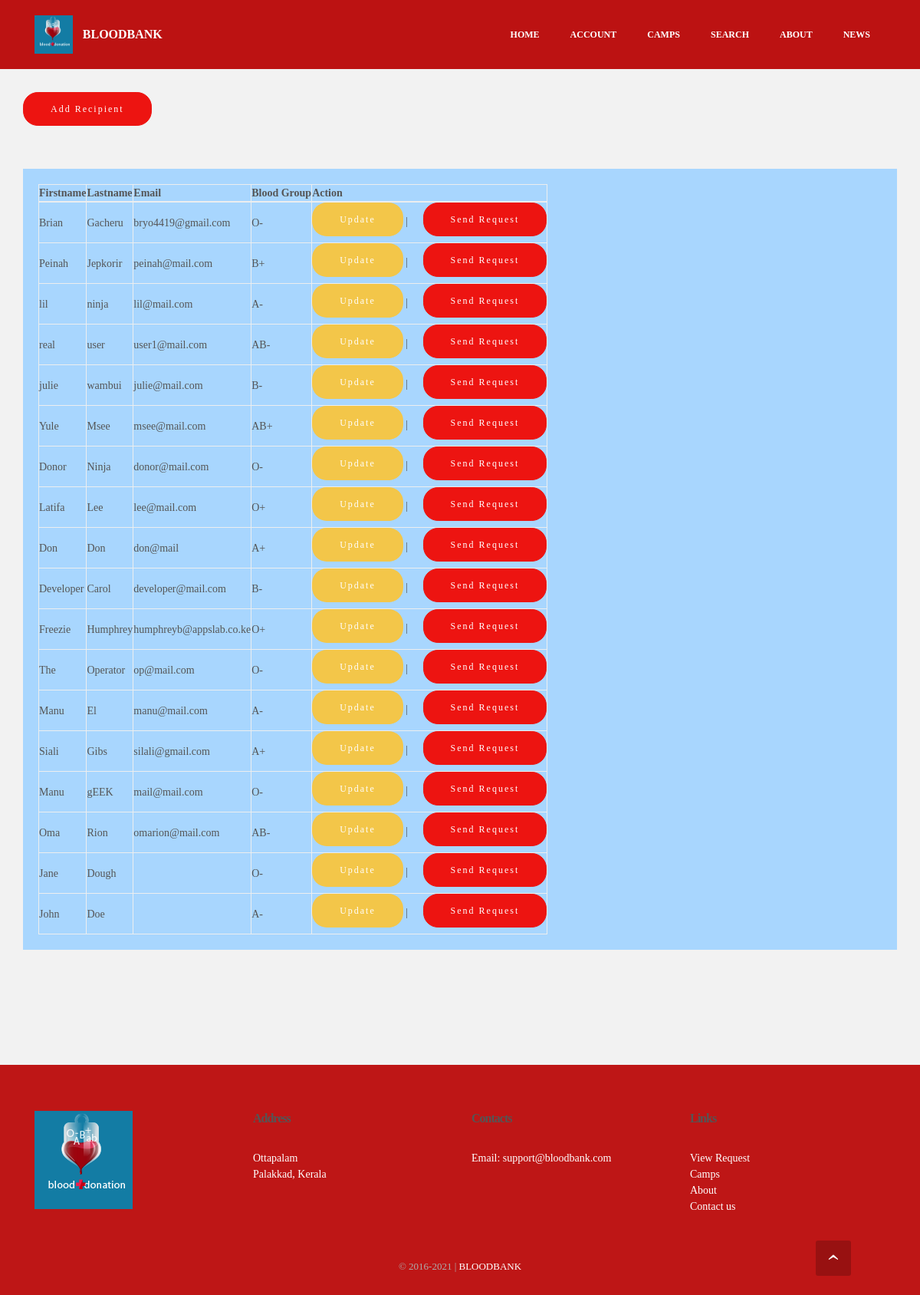
/doctor/member.php (signed in), run on an earlier commit of the app's database.
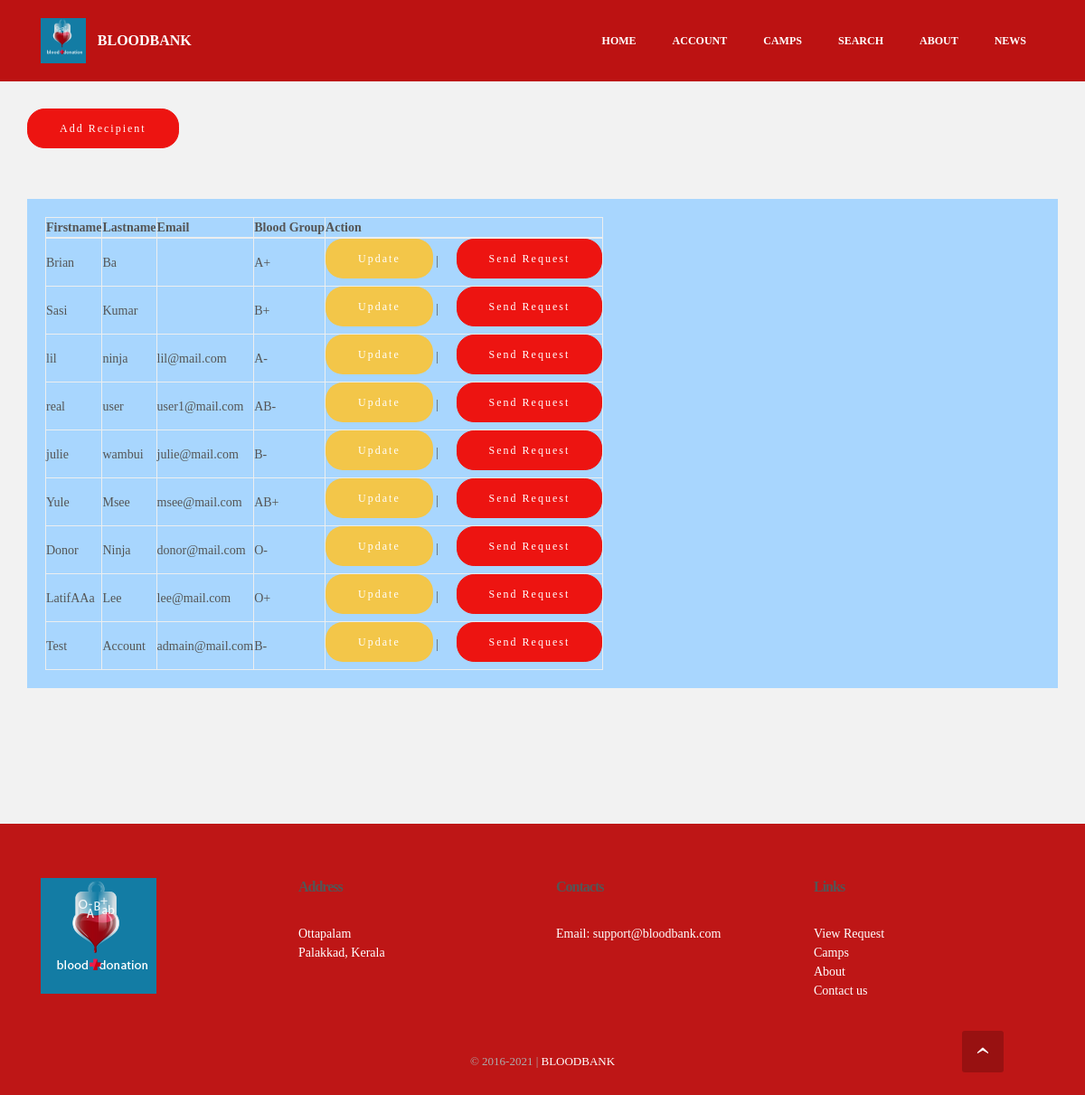
And on a later commit of the database.
### tables this page shows
CREATE TABLE `donarregister` (
  `id` int(100) NOT NULL,
  `fname` varchar(30) NOT NULL,
  `lname` varchar(30) NOT NULL,
  `gender` varchar(10) NOT NULL,
  `b_id` varchar(5) NOT NULL,
  `ppic` varchar(1000) DEFAULT NULL,
  `day` int(10) NOT NULL,
  `month` varchar(30) NOT NULL,
  `year` int(5) NOT NULL,
  `county` varchar(30) NOT NULL,
  `mobile` varchar(12) NOT NULL,
  `email` varchar(100) NOT NULL,
  `password` varchar(500) NOT NULL,
  `last_donation_date` date DEFAULT NULL,
  `last_donation_camp` varchar(30) DEFAULT NULL,
  `number_of_donations` int(10) DEFAULT NULL
);

### doctor/member.php (the view, shortened to what this page needs)
<?php
	require_once 'account_name.php';
?>
<!DOCTYPE html>
<html>
<head>
  <link rel="stylesheet" href="../assets/css/material.css">
  <link rel="stylesheet" href="../assets/css/tether.min.css">
  <link rel="stylesheet" href="../assets/css/bootstrap.min.css">
  <link rel="stylesheet" href="../assets/css/socicon.min.css">
  <link rel="stylesheet" href="../assets/css/animate.min.css">
  <link rel="stylesheet" href="../assets/dropdown/css/style.css">
  <link rel="stylesheet" href="../assets/css/style.css">
  <link rel="stylesheet" href="../assets/css/add.css" type="text/css">
		<link rel = "stylesheet" type = "text/css" href = "../inc/css/jquery.dataTables.css" />
</head>
<body>
<section id="ext_menu-s">
    <nav class="navbar navbar-dropdown navbar-fixed-top">
        <div class="container">
            <div class="mbr-table">
                <div class="mbr-table-cell">
                    <div class="navbar-brand">
                        <a href="index" class="navbar-logo"><img src="../assets/images/logo.png" alt="Bloodbank Logo"></a>
                        <a class="navbar-caption" href="../index.html">BLOODBANK</a>
                    </div>
                </div>
                <div class="mbr-table-cell">
                    <ul class="nav-dropdown collapse pull-xs-right nav navbar-nav navbar-toggleable-sm" id="exCollapsingNavbar">
					             <li class="nav-item"><a class="nav-link link" href="../index.html">HOME</a></li>
                       <li class="nav-item"><a class="nav-link link" href="account.php">ACCOUNT</a></li>
					             <li class="nav-item"><a class="nav-link link" href="../camps">CAMPS</a></li>
                       <li class="nav-item"><a class="nav-link link" href="../search">SEARCH</a></li>
                       <li class="nav-item"><a class="nav-link link" href="../about">ABOUT</a></li>
                       <li class="nav-item"><a class="nav-link link" href="../news">NEWS</a></li>
                       </ul>
                </div>
            </div>
        </div>
    </nav>
</section>
<section class="mbr-section mbr-after-navbar" id="msg-box3-v" style="background-color: rgb(242, 242, 242); padding-top: 120px; padding-bottom: 120px;">
<div class = "container-fluid">
		<div class = "col-md-12 well">
			<div class="mbr-section-btn"><a class="btn btn-primary" href="userregister.php">Add Recipient</a></div>
			<br/>
			<br/>
			<div class = "alert bg-table">
				<table id = "table" class = "table-bordered">
					<thead>
						<tr>
							<th>Firstname</th>
							<th>Lastname</th>
							<th>Email</th>
							<th>Blood Group</th>
							<th>Action</th>
						</tr>
					</thead>
					<tbody>
						<?php
							$query = $MySQLi_CON->query("SELECT * FROM `donarregister`");
							while($f_query = $query->fetch_array()){
						?>
						<tr>
							<td><?php echo $f_query['fname']?></td>
							<td><?php echo $f_query['lname']?></td>
							<td><?php echo $f_query['email']?></td>
							<td><?php echo $f_query['b_id']?></td>
							<td><center><a href = "member_edit.php?id=<?php echo $f_query['id']?>" class = "btn bg-warning"> Update</a> | <a  href = "bloodrequest.php?id=<?php echo $f_query['id']?>" class = "btn btn-primary"> Send Request</a></center></td>
						</tr>
						<?php
							}
						?>
					</tbody>
				</table>
			</div>
		</div>
	</div>
</section>
<section class="mbr-section mbr-section-md-padding mbr-footer footer1" id="contacts1-1" style="background-color: rgb(190, 22, 22); padding-top: 60px; padding-bottom: 30px;">
    <div class="container">
        <div class="row">
            <div class="mbr-footer-content col-xs-12 col-md-3">
                <div><img src="../assets/images/logo.png"></div>
            </div>
            <div class="mbr-footer-content col-xs-12 col-md-3">
                <p><strong>Address</strong><br>Ottapalam<br>Palakkad, Kerala</p>
            </div>
            <div class="mbr-footer-content col-xs-12 col-md-3">
                <p><strong>Contacts</strong><br>
Email: support@bloodbank.com<br>
            </div>
            <div class="mbr-footer-content col-xs-12 col-md-3">
                <p></p><p><strong>Links</strong><br>
<a href="../user/viewrequests" class="text-white">View Request</a><br><a href="../camps" class="text-white">Camps</a><br><a href="../about" class="text-white">About</a><br><a href="../contact" class="text-white">Contact us</a></p><p></p>
            </div>
        </div>
    </div>
</section>
<footer class="mbr-small-footer mbr-section mbr-section-nopadding" id="footer1-2" style="background-color: rgb(190, 22, 22); padding-top: 1.75rem; padding-bottom: 1.75rem;">
    <div class="container">
        <p class="text-xs-center">&copy; <?php
$copyYear = 2016;
$curYear = date('Y');
echo $copyYear . (($copyYear != $curYear) ? '-' . $curYear : '');
?> | <a class="text-white" href="#">BLOODBANK</a></p>
    </div>
</footer>
   <div id="scrollToTop" class="scrollToTop mbr-arrow-up"><a style="text-align: center;"><i class="mbr-arrow-up-icon"></i></a></div>
  </body>
</html>

What changed in the data, as far as the page shows it:
removed donarregister: fname "Don", lname "Don", email "don@mail", b "A+"
removed donarregister: fname "Developer", lname "Carol", email "developer@mail.com", b "B-"
removed donarregister: fname "Freezie", lname "Humphrey", email "humphreyb@appslab.co.ke", b "O+"
removed donarregister: fname "The", lname "Operator", email "op@mail.com", b "O-"
removed donarregister: fname "Manu", lname "El", email "manu@mail.com", b "A-"
removed donarregister: fname "Siali", lname "Gibs", email "silali@gmail.com", b "A+"
removed donarregister: fname "Manu", lname "gEEK", email "mail@mail.com", b "O-"
removed donarregister: fname "Oma", lname "Rion", email "omarion@mail.com", b "AB-"
removed donarregister: fname "Jane", lname "Dough", b "O-"
removed donarregister: fname "John", lname "Doe", b "A-"
changed donarregister "Brian": lname "Gacheru" → "Ba"; b "O-" → "A+"; email "bryo4419@gmail.com" → (not shown)
changed donarregister: fname "Peinah" → "Sasi"; lname "Jepkorir" → "Kumar"; email "peinah@mail.com" → (not shown)
changed donarregister "Lee": fname "Latifa" → "LatifAAa"
added donarregister: fname "Test", lname "Account", email "admain@mail.com", b "B-"
